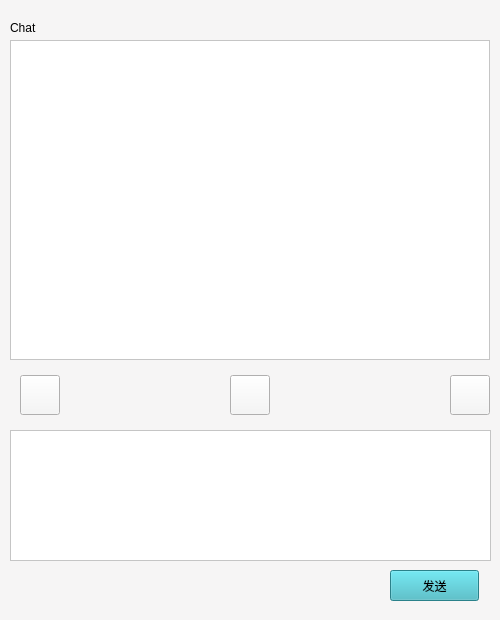
<?xml version="1.0" encoding="UTF-8"?>
<ui version="4.0">
 <class>ChatWindow</class>
 <widget class="QWidget" name="ChatWindow">
  <property name="geometry">
   <rect>
    <x>0</x>
    <y>0</y>
    <width>500</width>
    <height>620</height>
   </rect>
  </property>
  <property name="windowTitle">
   <string>Form</string>
  </property>
  <property name="styleSheet">
   <string notr="true">background-color: rgb(246, 245, 245)</string>
  </property>
  <widget class="QTextEdit" name="MsgEdit">
   <property name="geometry">
    <rect>
     <x>10</x>
     <y>40</y>
     <width>480</width>
     <height>320</height>
    </rect>
   </property>
   <property name="styleSheet">
    <string notr="true">background-color: rgb(255, 255, 255);
background-image: url(:/images/image/Logo.png);</string>
   </property>
  </widget>
  <widget class="QPlainTextEdit" name="inputEdit">
   <property name="geometry">
    <rect>
     <x>10</x>
     <y>430</y>
     <width>481</width>
     <height>131</height>
    </rect>
   </property>
   <property name="styleSheet">
    <string notr="true">background-color: rgb(255, 255, 255);</string>
   </property>
  </widget>
  <widget class="QPushButton" name="sendButton">
   <property name="geometry">
    <rect>
     <x>390</x>
     <y>570</y>
     <width>89</width>
     <height>31</height>
    </rect>
   </property>
   <property name="styleSheet">
    <string notr="true">background-color: rgb(59, 180, 193);</string>
   </property>
   <property name="text">
    <string>发送</string>
   </property>
  </widget>
  <widget class="QLabel" name="idLabel">
   <property name="geometry">
    <rect>
     <x>10</x>
     <y>20</y>
     <width>131</width>
     <height>16</height>
    </rect>
   </property>
   <property name="text">
    <string>Chat</string>
   </property>
  </widget>
  <widget class="QPushButton" name="fileButton">
   <property name="geometry">
    <rect>
     <x>20</x>
     <y>375</y>
     <width>40</width>
     <height>40</height>
    </rect>
   </property>
   <property name="styleSheet">
    <string notr="true">image: url(:/images/image/upload.png);</string>
   </property>
   <property name="text">
    <string/>
   </property>
  </widget>
  <widget class="QPushButton" name="pushButton">
   <property name="geometry">
    <rect>
     <x>230</x>
     <y>375</y>
     <width>40</width>
     <height>40</height>
    </rect>
   </property>
   <property name="styleSheet">
    <string notr="true">image: url(:/images/image/download.png);</string>
   </property>
   <property name="text">
    <string/>
   </property>
  </widget>
  <widget class="QPushButton" name="settingsButton">
   <property name="geometry">
    <rect>
     <x>450</x>
     <y>375</y>
     <width>40</width>
     <height>40</height>
    </rect>
   </property>
   <property name="styleSheet">
    <string notr="true">image: url(:/images/image/settings.png);</string>
   </property>
   <property name="text">
    <string/>
   </property>
  </widget>
 </widget>
 <resources/>
 <connections/>
</ui>
